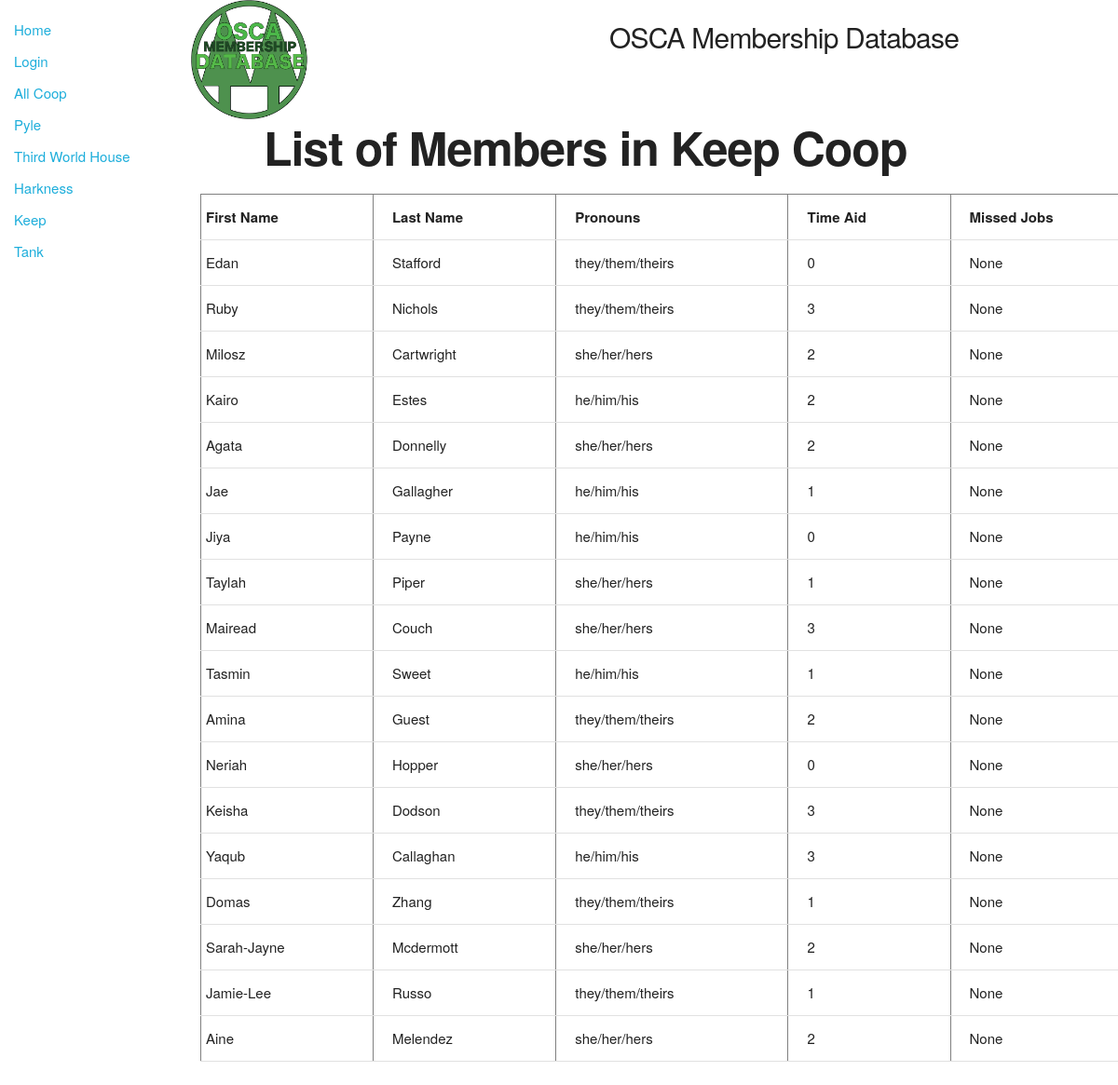
Before: /catalog/keepmenu/keepmembers with the older database file.
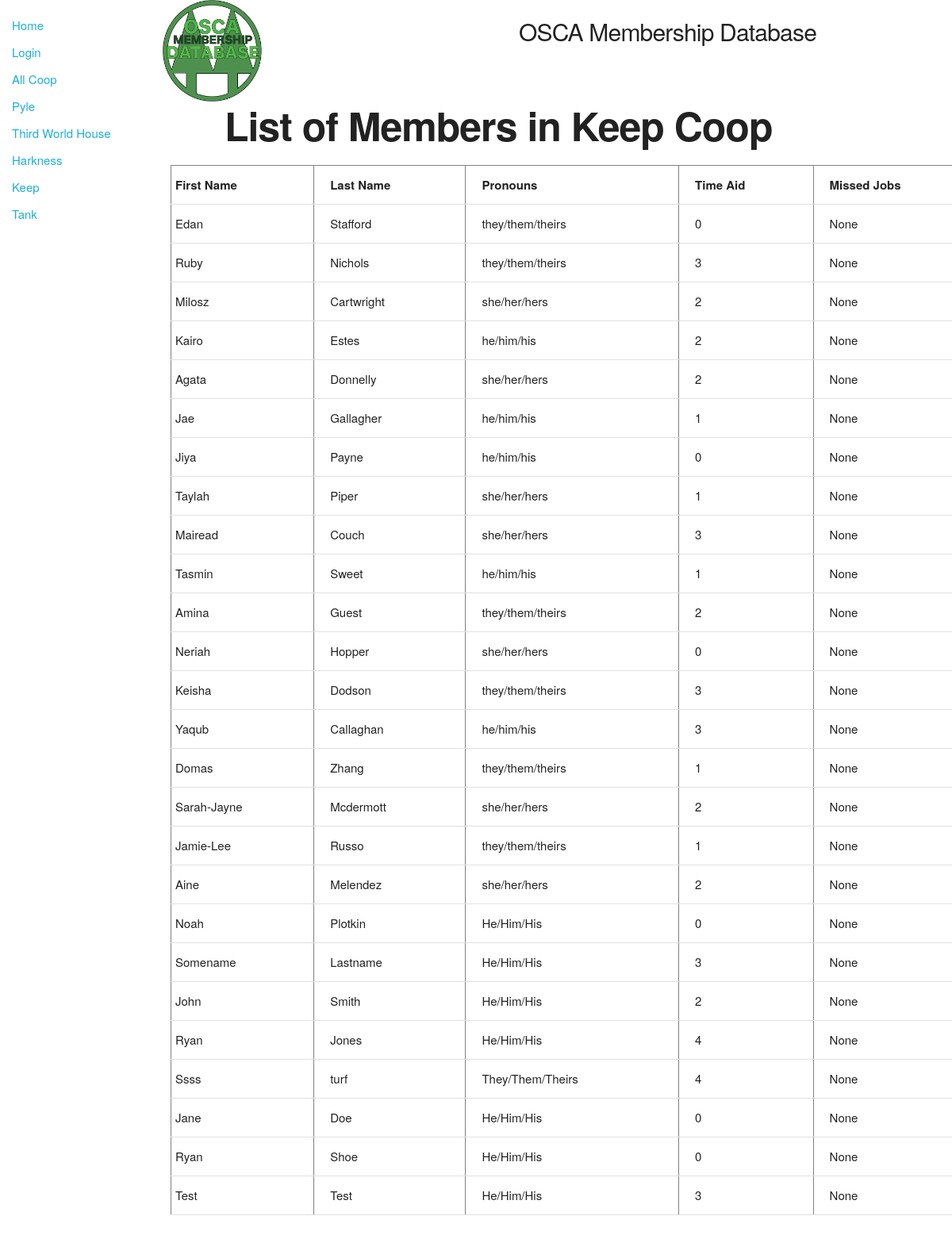
After: the same page with the newer database file.
### catalog/models.py (models this page shows, shortened)
class Member(models.Model):
    id = models.AutoField(primary_key=True)
    first_name = models.CharField(max_length=30)
    last_name = models.CharField(max_length=50)
    preferred_name = models.CharField(max_length=100, null=True, blank = True)
    tnumber = models.IntegerField()
    coop = models.ForeignKey('Coop', on_delete=models.SET_NULL, null=True)
    email = models.EmailField(null = True, blank = True)
    pronouns = models.CharField(max_length=20)
    time_aid = models.IntegerField()
    missed_jobes = models.IntegerField(null = True, blank = True)

### catalog/views.py (the view)
# urls.py: path('keepmenu/keepmembers',views.memberskeep,name=';keep-members;'),
def memberskeep(request):
    keepmembers=Member.objects.select_related("coop").filter(coop_id__exact=KEEP)
    context={
        'keepmembers': keepmembers
    }
    return render(request,'memberskeep.html',context=context)

### catalog/templates/memberskeep.html (shortened to what this page needs)
{% extends "base_generic.html" %}
{% block content %}
<div class="row">
    <div class="two columns">
      {% load static %}
      <img src="{% static 'images/twinpines.png' %}" width="128" height="128" alt="Our Logo">
    </div>
    <div class="five columns" style="margin-top:2%">
      <h4>OSCA Membership Database</h4>
    </div>
  </div>
<h1 style="padding-left: 7%; font-weight: bold">List of Members in Keep Coop</h1>
  <table border="1" width="1000">
      <tr>
          <td><div class="title">First Name</div></td>
          <td><div class="title">Last Name</div></td>
          <td><div class="title">Pronouns</div></td>
          <td><div class="title">Time Aid</div></td>
          <td><div class="title">Missed Jobs</div></td>
      </tr>
      {% for members in keepmembers %}
      <tr>
          <td><div class="columns" >{{ members.first_name}}</div></td>
          <td><div class="columns" >{{ members.last_name}}</div></td>
          <td><div class="columns" >{{ members.pronouns}}</div></td>
          <td><div class="columns" >{{ members.time_aid}}</div></td>
          <td><div class="columns" >{{ members.missed_jobes}}</div></td>
      </tr>
      {% endfor %}
  </table>
{% endblock %}

### catalog/templates/base_generic.html (shortened to what this page needs)
<!DOCTYPE html>
<html lang="en">
<head>
  <link rel="stylesheet" href="https://cdn.jsdelivr.net/npm/bootstrap@4.5.3/dist/css/bootstrap.min.css">
  {% load static %}
  <link rel="stylesheet" href="{% static 'css/styles.css' %}">
  {% load static %}
  <link rel="stylesheet" href="{% static 'css/skeleton.css' %}">
</head>
<body>
  <div class="container-fluid">
    <div class="row">
      <div class="col-sm-2">
      {% block sidebar %}
        <ul class="sidebar-nav">
          <li><a href="{% url 'index' %}">Home</a></li>
          {% if user.is_authenticated %}
            <li>User: {{ user.get_username }}</li>
            <li><a href="{% url 'logout'%}?next={{request.path}}">Logout</a></li>
          {% else %}
            <li><a href="{% url 'login'%}?next={{request.path}}">Login</a></li>
          {% endif %}
          <li><a href="{% url 'all-coops' %}">All Coop</a></li>
          <li><a href="{% url 'pyle-menu'%}">Pyle</a></li>
          <li><a href="{% url 'twc-menu'%}">Third World House</a></li>
          <li><a href="{% url 'harkness-menu'%}">Harkness</a></li>
          <li><a href="{% url 'keep-menu'%}">Keep</a></li>
          <li><a href="{% url 'tank-menu'%}">Tank</a></li>
        </ul>
     {% endblock %}
      </div>
      <div class="col-sm-10 ">{% block content %}{% endblock %}</div>
    </div>
  </div>
</body>
</html>

### catalog/templates/static/css/styles.css (style rules this page uses)
.sidebar-nav { margin-top: 20px; padding: 0; list-style: none; }

### catalog/templates/static/css/skeleton.css (style rules this page uses)
.column, .columns { width: 100%; float: left; box-sizing: border-box; }
@media (min-width: 550px) { .column, .columns { margin-left: 4%; } }
@media (min-width: 550px) { .column:first-child, .columns:first-child { margin-left: 0; } }
@media (min-width: 550px) { .two.columns { width: 13.3333333333%; } }
@media (min-width: 550px) { .five.columns { width: 39.3333333333%; } }
html { font-size: 62.5%; }
body { font-size: 1.5em; line-height: 1.6; font-weight: 400; font-family: "Raleway", "HelveticaNeue", "Helvetica Neue", Helvetica, Arial, sans-serif; color: #222; }
h1, h2, h3, h4, h5, h6 { margin-top: 0; margin-bottom: 2rem; font-weight: 300; }
h1 { font-size: 4.0rem; line-height: 1.2; letter-spacing: -.1rem; }
h4 { font-size: 2.4rem; line-height: 1.35; letter-spacing: -.08rem; }
@media (min-width: 550px) { h1 { font-size: 5.0rem; } }
@media (min-width: 550px) { h4 { font-size: 3.0rem; } }
a { color: #1EAEDB; }
ul { list-style: circle inside; }
ol, ul { padding-left: 0; margin-top: 0; }
li { margin-bottom: 1rem; }
th, td { padding: 12px 15px; text-align: left; border-bottom: 1px solid #E1E1E1; }
th:first-child, td:first-child { padding-left: 0; }
th:last-child, td:last-child { padding-right: 0; }
pre, blockquote, dl, figure, table, p, ul, ol, form { margin-bottom: 2.5rem; }
.container:after, .row:after, .u-cf { content: ""; display: table; clear: both; }

### catalog/templates/memberskeep.html (style rules this page uses)
.columns { white-space: nowrap; overflow: hidden; text-overflow:ellipsis; margin:0 auto; padding-left:5px }
.title { white-space: nowrap; overflow: hidden; text-overflow:ellipsis; margin:0 auto; padding-left:5px; font-weight: bold }

Changed rows visible on the page:
added Member: first_name "Noah", last_name "Plotkin", pronouns "He/Him/His", time_aid "0", missed_jobes "None"
added Member: first_name "Somename", last_name "Lastname", pronouns "He/Him/His", time_aid "3", missed_jobes "None"
added Member: first_name "John", last_name "Smith", pronouns "He/Him/His", time_aid "2", missed_jobes "None"
added Member: first_name "Ryan", last_name "Jones", pronouns "He/Him/His", time_aid "4", missed_jobes "None"
added Member: first_name "Ssss", last_name "turf", pronouns "They/Them/Theirs", time_aid "4", missed_jobes "None"
added Member: first_name "Jane", last_name "Doe", pronouns "He/Him/His", time_aid "0", missed_jobes "None"
added Member: first_name "Ryan", last_name "Shoe", pronouns "He/Him/His", time_aid "0", missed_jobes "None"
added Member: first_name "Test", last_name "Test", pronouns "He/Him/His", time_aid "3", missed_jobes "None"
